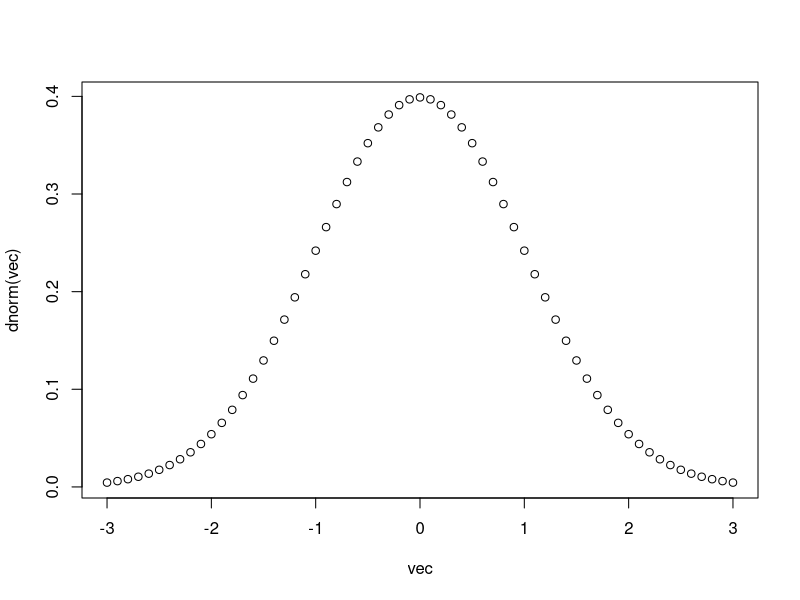
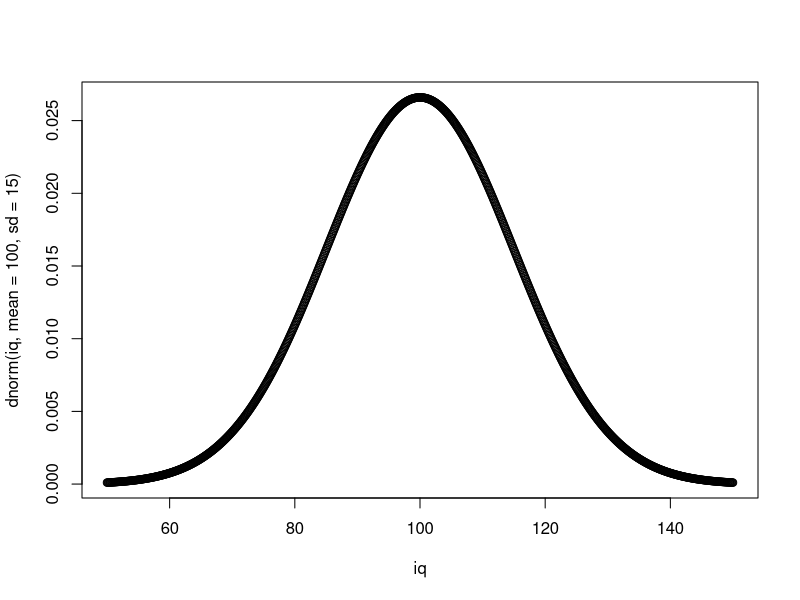
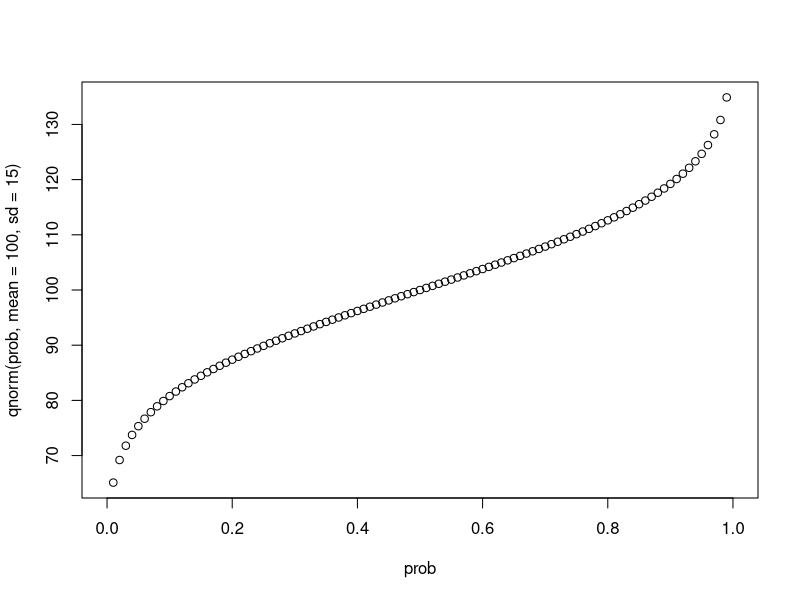
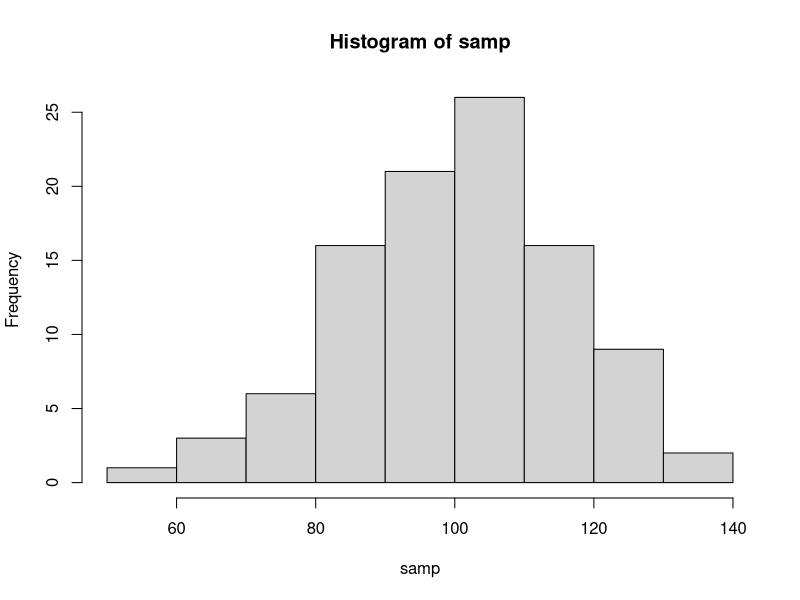
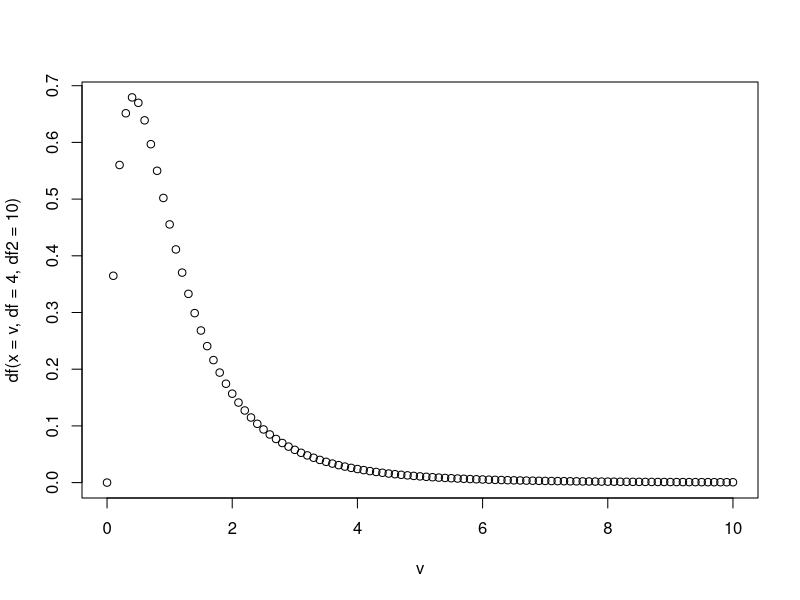
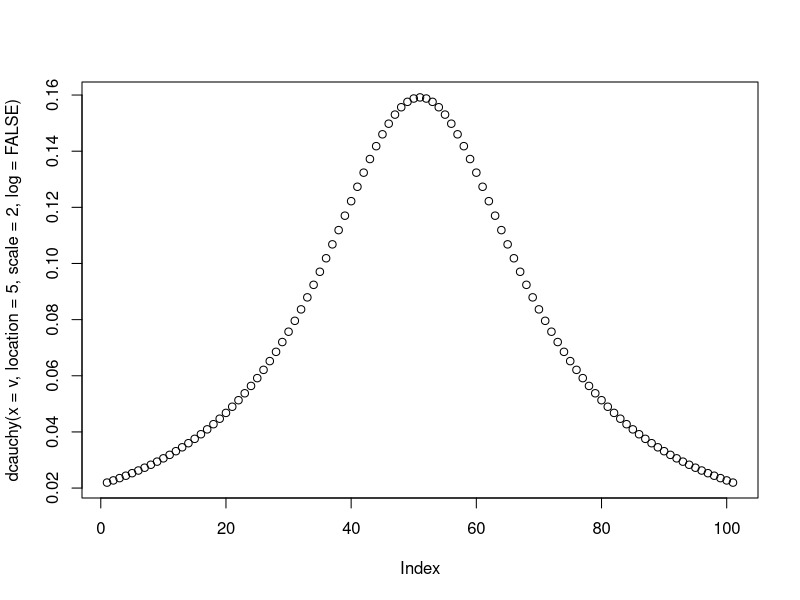
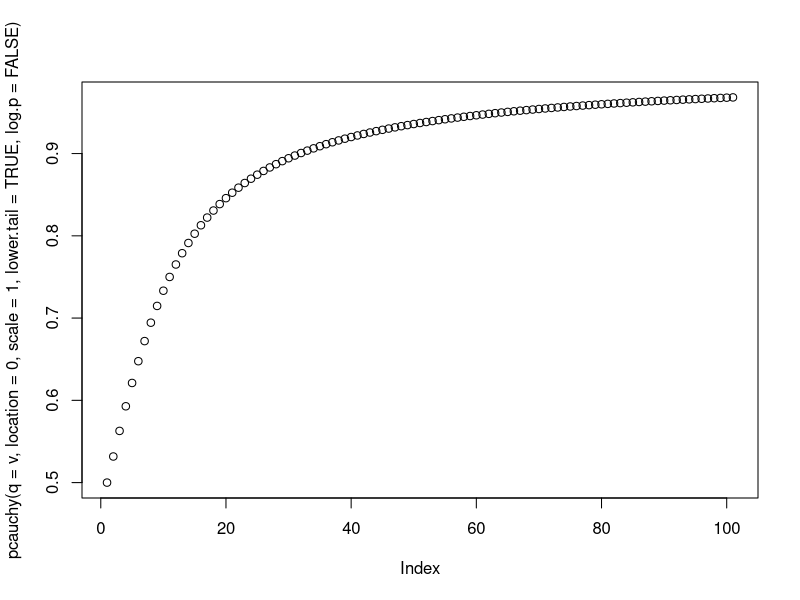
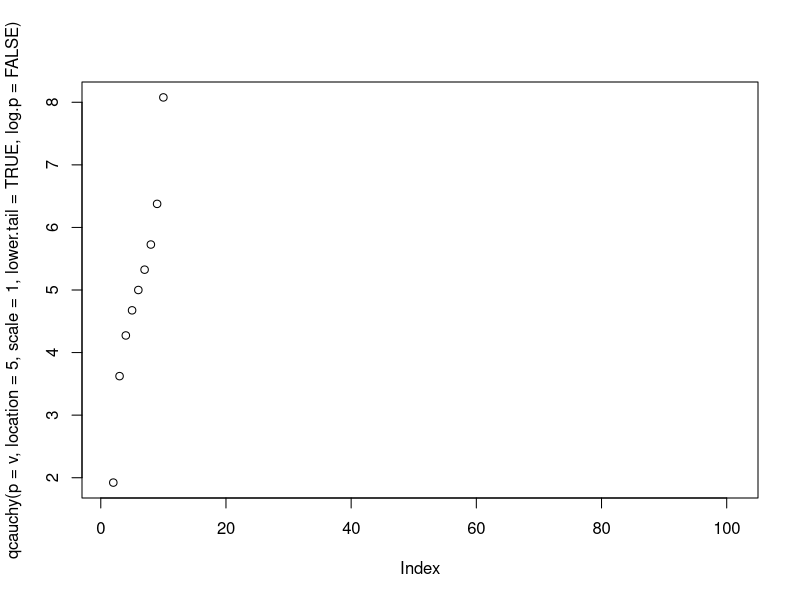

Write the R code that produced these figures, in order.
vec <- seq(-3, 3, 0.1)

dnorm(1) # probability density function
dnorm(0)
dnorm(-1)

vec
plot(vec, dnorm(vec))

iq <- seq(50, 150, 0.1)
plot(iq, dnorm(iq, mean = 100, sd = 15))
pnorm(100, mean = 100, sd = 15) # probability mass function?
pnorm(130, mean = 100, sd = 15)


prob <- seq(0, 1, 0.01)
prob
plot(prob, qnorm(prob, mean = 100, sd = 15)) # qunatile function

set.seed(42)
rnorm(5) # выдает 5 значений из нормального стандартного распределения

samp = rnorm(100, mean = 100, sd = 15)
samp
hist(samp)

?Distributions
?df

v <-seq(0, 10, by = 0.1)
plot(v, df(x = v, df = 4, df2 = 10))
     

plot(dcauchy(x = v, location = 5, scale = 2, log = FALSE))
plot(pcauchy(q = v, location = 0, scale = 1, lower.tail = TRUE, log.p = FALSE))
plot(qcauchy(p = v, location = 5, scale = 1, lower.tail = TRUE, log.p = FALSE))
plot(rcauchy(n = v, location = 0, scale = 1))
